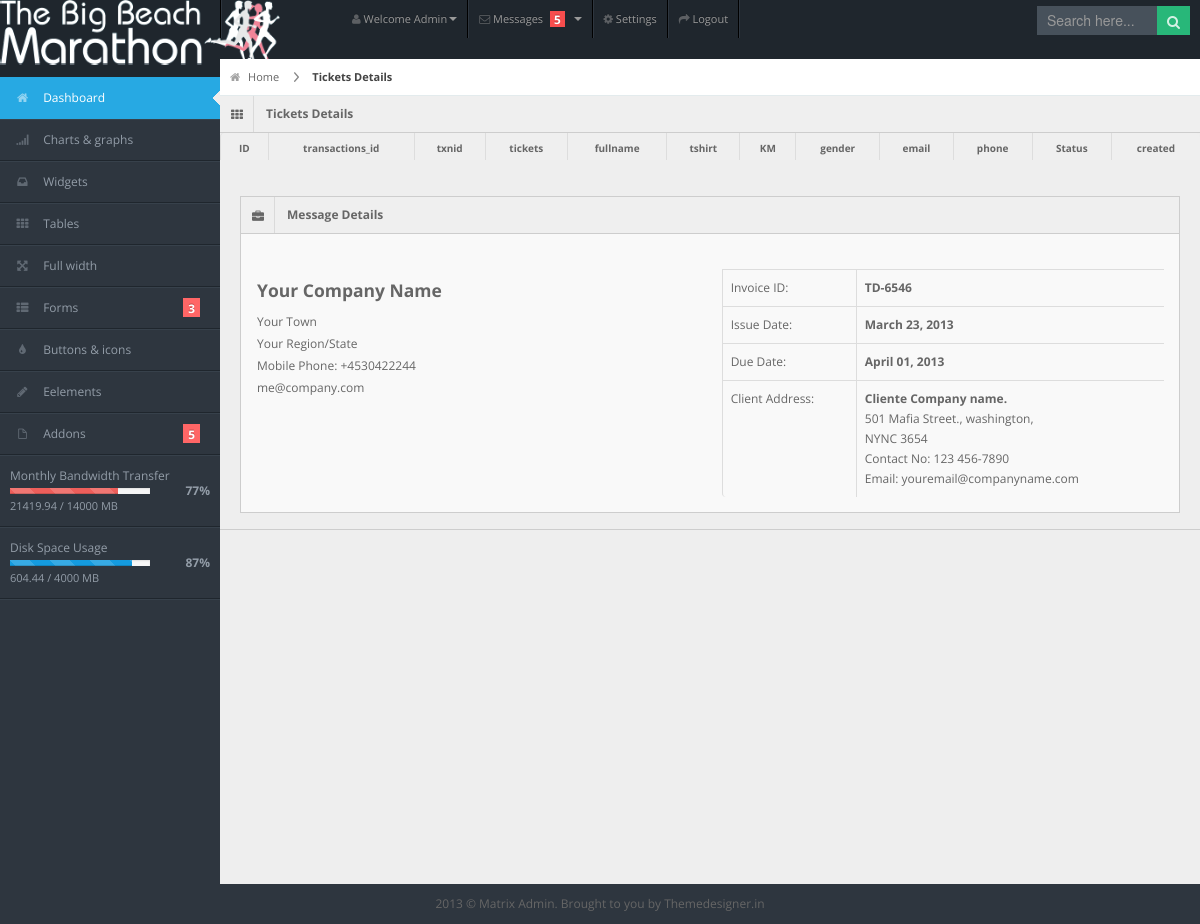
Before: /admin/tickets.php with the older database file.
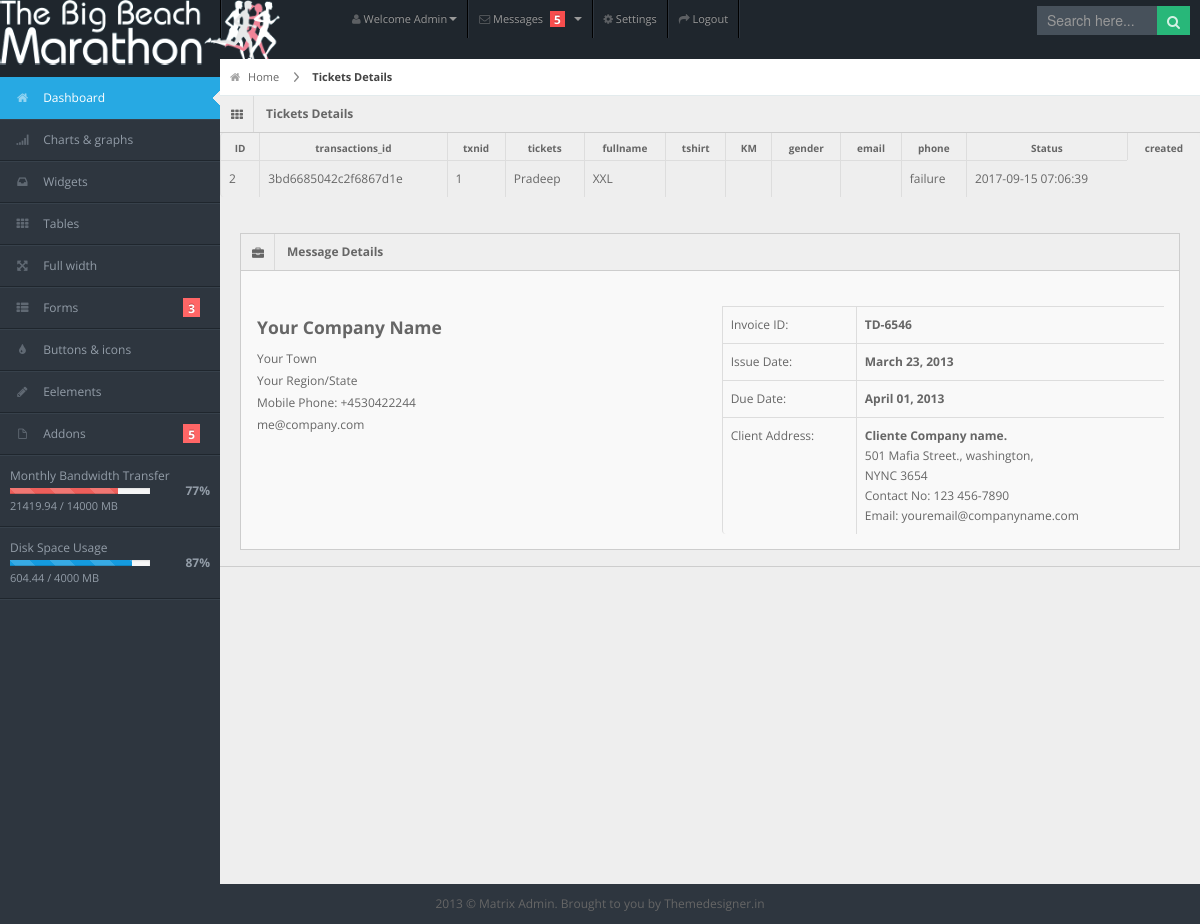
After: the same page with the newer database file.
### tables this page shows
CREATE TABLE IF NOT EXISTS `tickets` (
  `ID` int(11) NOT NULL AUTO_INCREMENT,
  `transactions_id` int(11) DEFAULT NULL,
  `txnid` varchar(255) DEFAULT NULL,
  `tickets` varchar(255) DEFAULT NULL,
  `fullname` varchar(255) DEFAULT NULL,
  `tshirt` varchar(255) DEFAULT NULL,
  `KM` varchar(255) DEFAULT NULL,
  `gender` varchar(255) DEFAULT NULL,
  `email` varchar(255) DEFAULT NULL,
  `phone` varchar(255) DEFAULT NULL,
  `Status` varchar(255) DEFAULT NULL,
  `created` timestamp NULL DEFAULT CURRENT_TIMESTAMP,
  PRIMARY KEY (`ID`)
);

### admin/tickets.php (the view, shortened to what this page needs)
<?php
require_once("../class/dbconnect.php");
$sql = "SELECT * FROM tickets";
$result = $DBcon->query($sql);
?>
<html>
<head>
<link rel="stylesheet" href="css/bootstrap.min.css" />
<link rel="stylesheet" href="css/bootstrap-responsive.min.css" />
<link rel="stylesheet" href="css/colorpicker.css" />
<link rel="stylesheet" href="css/datepicker.css" />
<link rel="stylesheet" href="css/uniform.css" />
<link rel="stylesheet" href="css/select2.css" />
<link rel="stylesheet" href="css/matrix-style.css" />
<link rel="stylesheet" href="css/matrix-media.css" />
<link rel="stylesheet" href="css/bootstrap-wysihtml5.css" />
<link href="font-awesome/css/font-awesome.css" rel="stylesheet" />
</head>
<body>
<div id="content">
  <div id="content-header">
    <div id="breadcrumb"> <a href="#" title="Go to Home" class="tip-bottom"><i class="icon-home"></i> Home</a> <a href="#" class="current">Tickets Details</a> </div>
    </div>      <div class="widget-title"> <span class="icon"><i class="icon-th"></i></span>
            <h5>Tickets Details</h5>
          </div>
          <div class="widget-content nopadding">
            <table class="table table-bordered data-table">
              <thead>
                <tr><th>ID</th>
<th>transactions_id</th>
<th>txnid</th>
<th>tickets</th>
<th>fullname</th>
<th>tshirt</th>
<th>KM</th>
<th>gender</th>
<th>email</th>
<th>phone</th>
<th>Status</th>
<th>created</th>
                  </tr>
              </thead>
              <tbody>
<?php
        if ($result->num_rows > 0) {
          while($row = $result->fetch_assoc()) {
      ?>
      <tr class="table-row" id="row-<?php echo $row["ID"]; ?>">
        <td class="table-row"><?php echo $row["transactions_id"]; ?></td>
        <td class="table-row"><?php echo $row["txnid"]; ?></td>
        <td class="table-row"><?php echo $row["tickets"]; ?></td>
        <td class="table-row"><?php echo $row["fullname"]; ?></td>
        <td class="table-row"><?php echo $row["tshirt"]; ?></td>
        <td class="table-row"><?php echo $row[" KM"]; ?></td>
        <td class="table-row"><?php echo $row[" gender"]; ?></td>
        <td class="table-row"><?php echo $row[" email"]; ?></td>
        <td class="table-row"><?php echo $row[" phone"]; ?></td>
        <td class="table-row"><?php echo $row["Status"]; ?></td>
        <td class="table-row"><?php echo $row["created"]; ?></td>
       </tr>
      <?php
          }
        }
      ?>
              </tbody>
            </table>
 <div class="container-fluid">
    <div class="row-fluid">
      <div class="span12">
        <div class="widget-box">
          <div class="widget-title"> <span class="icon"> <i class="icon-briefcase"></i> </span>
            <h5 >Message Details</h5>
          </div>
          <div class="widget-content">
            <div class="row-fluid">
              <div class="span6">
                <table class="">
                  <tbody>
                    <tr>
                      <td><h4>Your Company Name</h4></td>
                    </tr>
                    <tr>
                      <td>Your Town</td>
                    </tr>
                    <tr>
                      <td>Your Region/State</td>
                    </tr>
                    <tr>
                      <td>Mobile Phone: +4530422244</td>
                    </tr>
                    <tr>
                      <td >me@company.com</td>
                    </tr>
                  </tbody>
                </table>
              </div>
              <div class="span6">
                <table class="table table-bordered table-invoice">
                  <tbody>
                    <tr>
                    <tr>
                      <td class="width30">Invoice ID:</td>
                      <td class="width70"><strong>TD-6546</strong></td>
                    </tr>
                    <tr>
                      <td>Issue Date:</td>
                      <td><strong>March 23, 2013</strong></td>
                    </tr>
                    <tr>
                      <td>Due Date:</td>
                      <td><strong>April 01, 2013</strong></td>
                    </tr>
                  <td class="width30">Client Address:</td>
                    <td class="width70"><strong>Cliente Company name.</strong> <br>
                      501 Mafia Street., washington, <br>
                      NYNC 3654 <br>
                      Contact No: 123 456-7890 <br>
                      Email: youremail@companyname.com </td>
                  </tr>
                    </tbody>
                </table>
              </div>
            </div></div></div>
          </div>
        </div>
</div></div></div>
<div class="row-fluid">
  <div id="footer" class="span12"> 2013 &copy; Matrix Admin. Brought to you by <a href="http://themedesigner.in">Themedesigner.in</a> </div>
</div>
</body></html>

### admin/css/matrix-media.css (style rules this page uses)
body { background:#2E363F; }
#header { background-color: #1f262d; margin-top:10px; }
#search input[type=text], #search button { background-color: #28b779; }
#sidebar > ul { border-bottom: 1px solid #37414b }
#sidebar > ul > li { border-top: 1px solid #37414b; border-bottom: 1px solid #1f262d; }
#sidebar > ul > li.active { background-color: #27a9e3; border-bottom: 1px solid #27a9e3; border-top: 1px solid #27a9e3; }
#sidebar > ul > li.active a { color:#fff; text-decoration:none; }
#sidebar > ul > li > a > .label { background-color:#F66; }
#search input[type=text] { background-color: #47515b; color: #fff; }

Changed rows visible on the page:
added tickets: transactions "2", txnid "3bd6685042c2f6867d1e", tickets "1", fullname "Pradeep", tshirt "XXL", Status "failure", created "2017-09-15 07:06:39"
